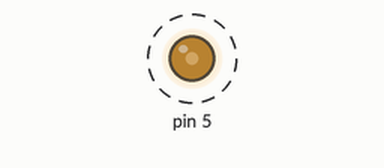
A sketch run on a simulated Arduino Uno, built with avr-gcc and run on an emulated ATmega328P. Shown: output pins drawn as LEDs (lit = HIGH). Dashed ring = blinking.

Above: at 0.05 s.
Timing chart, 0 to 4.6 s (numbered marks = the images above):
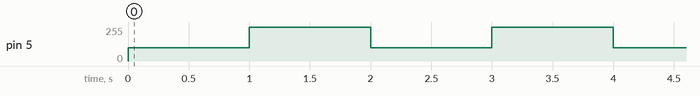

The sketch:

1-02.ino
```cpp
void setup()
{
    pinMode(5, OUTPUT);
}

void loop()
{

    analogWrite(5, 100);
    delay(1000);
    analogWrite(5, 254);
    delay(1000);
}
```

Measured:
- by itself, pin 5: alternates 254/255 for 1.0 s and 100/255 for 1.0 s
